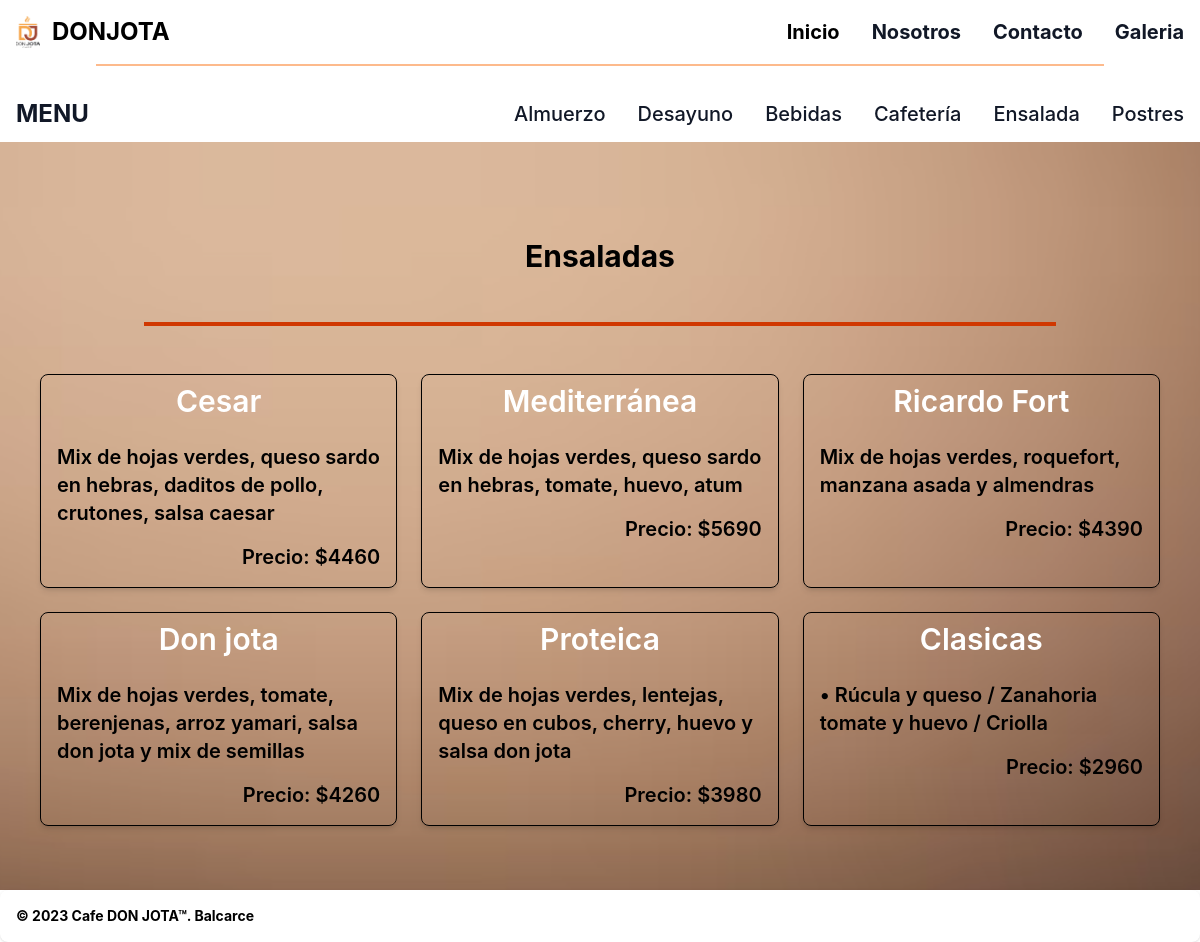
Screenshot of /ensalada/ with the database file from the repository.
### appweb/models.py (models this page shows)
class Ensaladas(models.Model):
    nombre = models.CharField(max_length=100)
    descripcion = models.TextField()
    precio = models.IntegerField(default=0)

### appweb/views.py (the view)
# urls.py: path('ensalada/',ensalada, name='ensalada'),
def ensalada(request):
    ensaladas = Ensaladas.objects.all()
    return render(request, "platos/ensalada.html",
                  {"ensaladas": ensaladas})

### templates/platos/ensalada.html
{% extends "./comidas.html" %}
{% load static %}
{% block body_content %}
<section class="platos">
    <h1 class="text-center font-bold text-3xl mt-8">Ensaladas</h1>
    <hr class="my-12 border-t-4 border-orange-600 mx-36 md:mx-36">
    <div class="grid gap-6 md:grid-cols-2 lg:grid-cols-3 xl:grid-cols-4 mx-auto max-w-7xl px-10">
        {% for ensalada in ensaladas %}
        <div class="border border-black rounded-lg shadow-md ">
            <h5 class="px-4 py-2 text-white font-semibold text-3xl text-center">{{ ensalada.nombre }}</h5>
            <div class="p-4  font-semibold text-xl" >
                <p class="text-black">{{ ensalada.descripcion }}</p>
                <p class="text-black mt-4 text-right">Precio: ${{ ensalada.precio }}</p>
            </div>
        </div>
        {% endfor %}
    </div>
</section>
{% endblock %}

### rows the page displays
Ensaladas: nombre "Cesar", descripcion "Mix de hojas verdes, queso sardo en hebras, daditos de pollo, crutones, salsa caesar", precio "4460"
Ensaladas: nombre "Mediterránea", descripcion "Mix de hojas verdes, queso sardo en hebras, tomate, huevo, atum", precio "5690"
Ensaladas: nombre "Ricardo Fort", descripcion "Mix de hojas verdes, roquefort, manzana asada y almendras", precio "4390"
Ensaladas: nombre "Don jota", descripcion "Mix de hojas verdes, tomate, berenjenas, arroz yamari, salsa don jota y mix de semillas", precio "4260"
Ensaladas: nombre "Proteica", descripcion "Mix de hojas verdes, lentejas, queso en cubos, cherry, huevo y salsa don jota", precio "3980"
Ensaladas: nombre "Clasicas", descripcion "• Rúcula y queso / Zanahoria tomate y huevo / Criolla", precio "2960"
